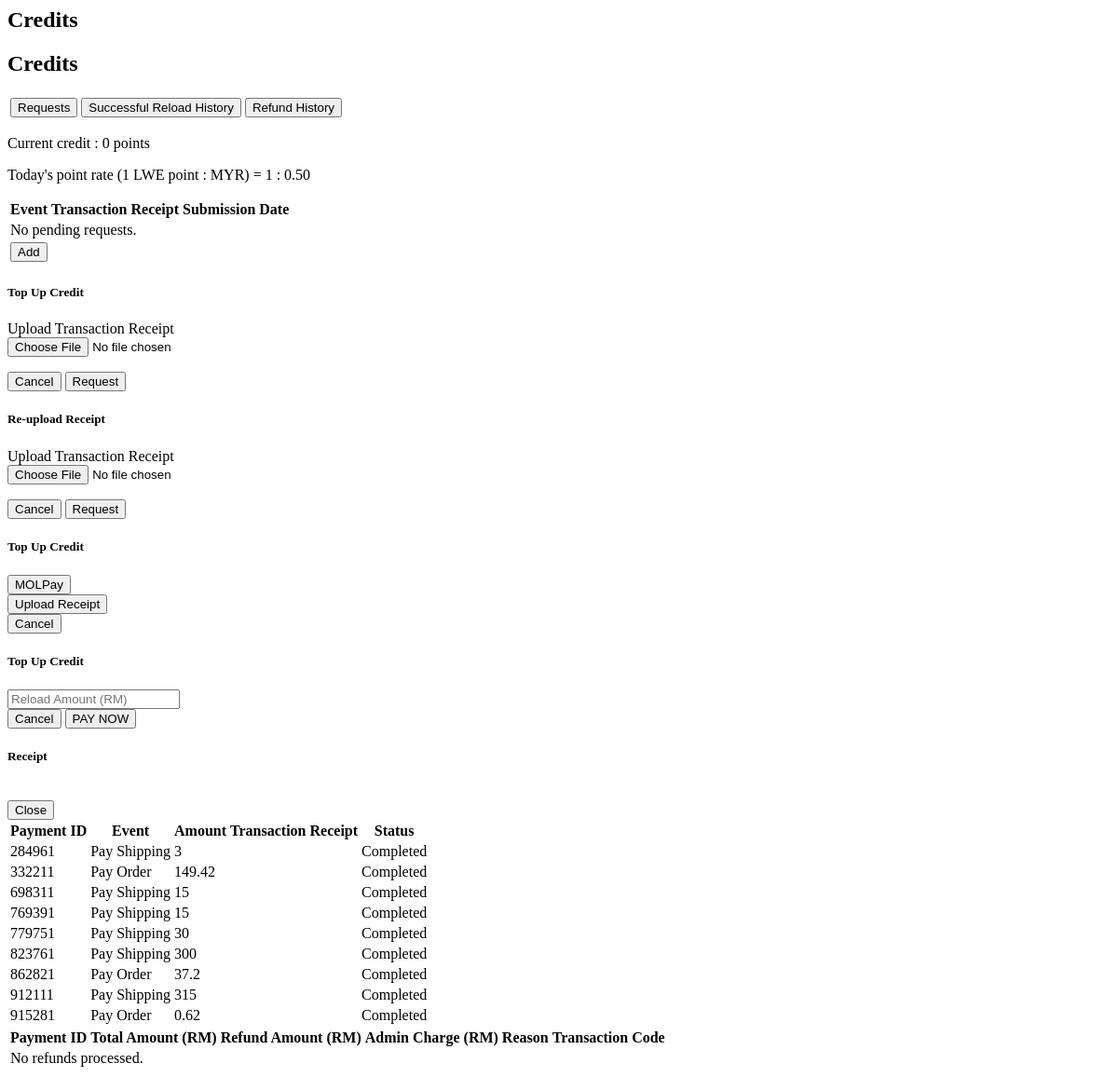
Before: /user/credit.php (signed in) with the older database file.
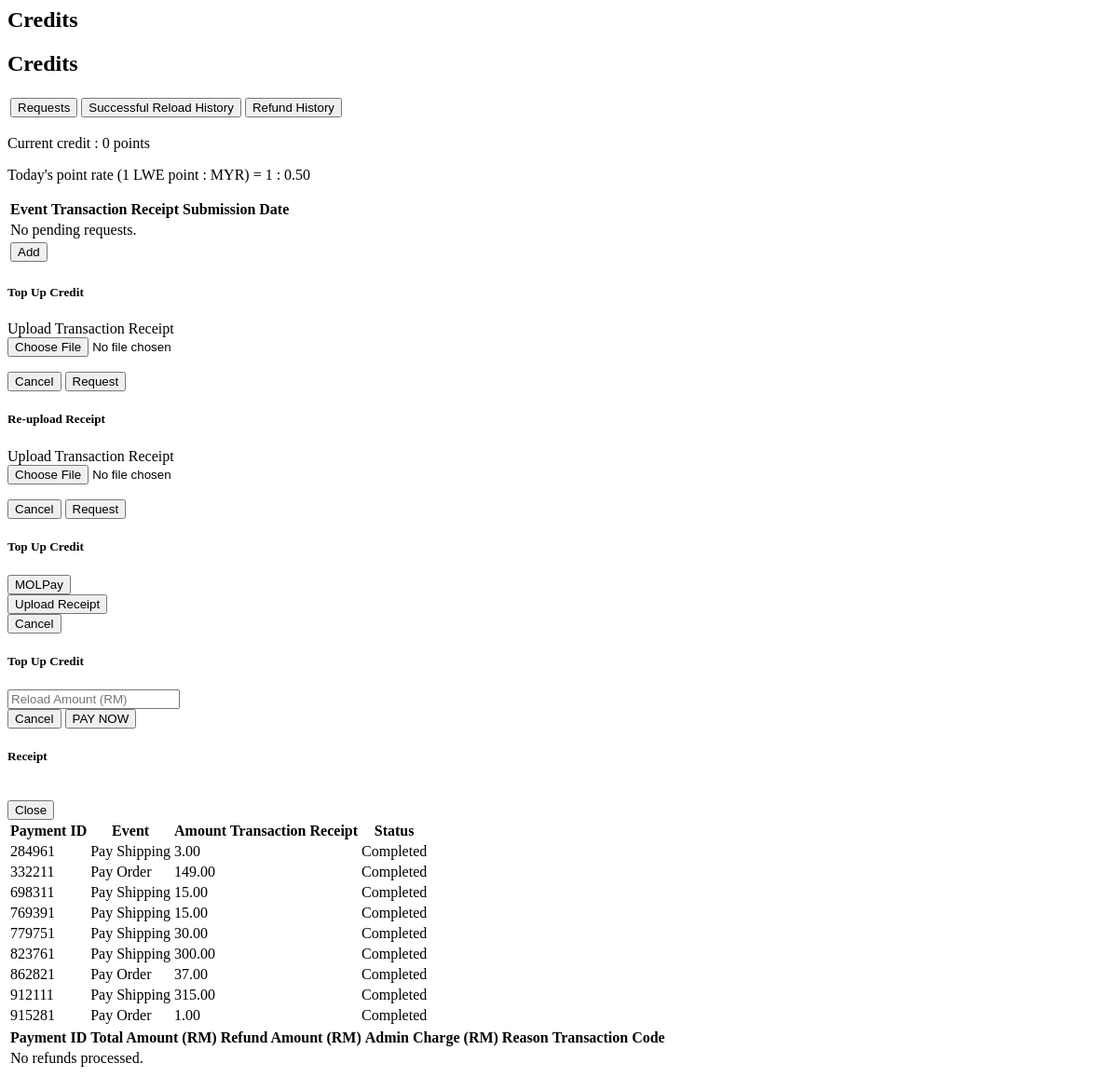
After: the same page with the newer database file.
### tables this page shows
CREATE TABLE `payment` (
  `payment_id` int(11) NOT NULL,
  `user_id` int(11) NOT NULL,
  `datetime` timestamp NOT NULL DEFAULT CURRENT_TIMESTAMP ON UPDATE CURRENT_TIMESTAMP,
  `title` varchar(45) NOT NULL,
  `amount` decimal(50,2) DEFAULT NULL,
  `file` varchar(150) DEFAULT NULL,
  `type` varchar(30) DEFAULT NULL,
  `status` varchar(20) NOT NULL,
  `top_up_id` int(11) DEFAULT NULL
);

### user/credit.php (the view, shortened to what the changed rows need)
<?php
require_once '../connection/config.php';
$user_id = $_SESSION['user_id'];
$query1 = "SELECT *
          FROM payment
          WHERE user_id='$user_id' AND status='Completed' OR user_id='$user_id' AND status='Declined'";
$result1 = mysqli_query($con, $query1);
?>
<link rel="stylesheet" href="../frameworks/css/lightbox.min.css">
<div class="col-xs-12 col-md-12 col-lg-12">
    <h2 class="bigh2 pagetitle hidden-xs hidden-sm">Credits</h2>
    <h2 class="smh2 pagetitle hidden-md hidden-lg">Credits</h2>
    <div class="row">
        <div id="crequest">
            <div class="col-xs-12 col-md-12 col-lg-12">
                <table class="purchasetable">
                    <tr class="center">
                        <th class="purchasecol3">Event</th>
                        <th class="purchasecol2">Transaction Receipt</th>
                        <th class="purchasecol3">Submission Date</th>
                        <th class="purchasecol1"></th>
                    </tr>
                </table>
            </div>
        </div>
        <div id="chistory">
            <div class="col-xs-12 col-md-12 col-lg-12">
                <table class="purchasetable">
                    <tr class="center">
                        <th class="purchasecol2">Payment ID</th>
                        <th class="purchasecol3">Event</th>
                        <th class="purchasecol2">Amount</th>
                        <th class="purchasecol2">Transaction Receipt</th>
                        <th class="purchasecol25">Status</th>
                    </tr>
                    <?php
                        if(mysqli_num_rows($result1) > 0)
                        {
                            while($row1 = mysqli_fetch_array($result1))
                            {
                    ?>
                    <tr class="bodyrow">
                        <td><?php echo $row1['payment_id']; ?></td>
                        <td><?php echo $row1['title']; ?></td>
                        <td><?php echo $row1['amount']; ?></td>
						<td>
                        </td>
                        <td><?php echo $row1['status']; ?></td>
                        <td></td>
                    </tr>
                    <?php
                        }
                    }
                    else
                    {
                    ?>
                    <tr>
                        <td colspan="5">No transaction history.</td>
                    </tr>
                    <?php
                        }
                    ?>
                </table>
            </div>
        </div>
        <div id="crefund">
            <div class="col-xs-12 col-md-12 col-lg-12">
                <table class="purchasetable">
                    <tr class="center">
                        <th>Payment ID</th>
                        <th>Total Amount (RM)</th>
                        <th>Refund Amount (RM)</th>
                        <th>Admin Charge (RM)</th>
                        <th>Reason</th>
                        <th>Transaction Code</th>
                    </tr>
                </table>
            </div>
        </div>
    </div>
</div>

Changed rows visible on the page:
changed payment id 284961: amount "3" → "3.00"
changed payment id 332211: amount "149.42" → "149.00"
changed payment id 698311: amount "15" → "15.00"
changed payment id 769391: amount "15" → "15.00"
changed payment id 779751: amount "30" → "30.00"
changed payment id 823761: amount "300" → "300.00"
changed payment id 862821: amount "37.2" → "37.00"
changed payment id 912111: amount "315" → "315.00"
changed payment id 915281: amount "0.62" → "1.00"
